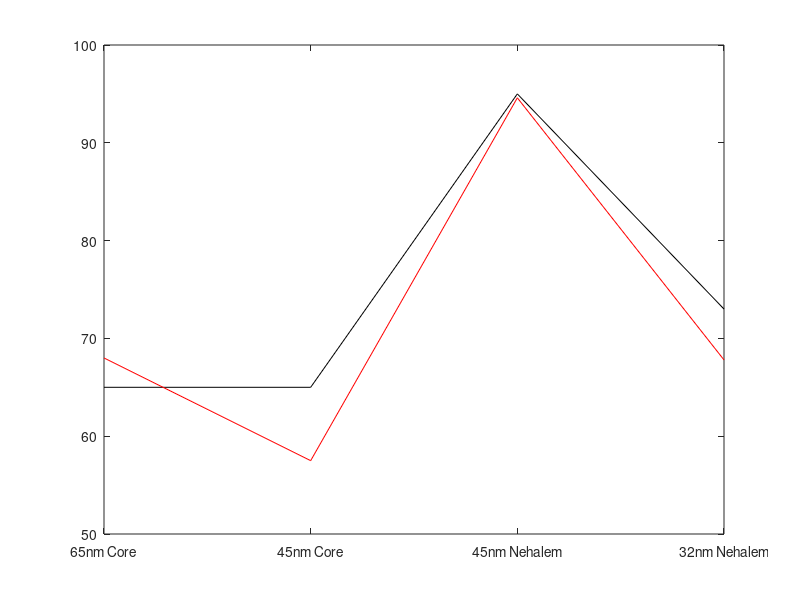

Recreate this plot in MATLAB. (Note: this script raises an error after producing the figure.)
% simulated vs. actual full-die power consumption

intel_node = [ 65 45 45 32 ];
intel_node_plot = [1 2 3 4];
intel_tdp = [65 65 95 73];
actual_power = [68 57.5 94.6 67.8];

figure(1)
clf
plot(intel_node_plot,intel_tdp,'k')
hold on
plot(intel_node_plot,actual_power,'r')
set(gca,'xtick',[1 2 3 4])
set(gca,'xticklabel',[65 45 45 32])
set(gca,'xticklabel',{ '65nm Core' '45nm Core' '45nm Nehalem' '32nm Nehalem' })
fixfigs(1,3,14,12)
